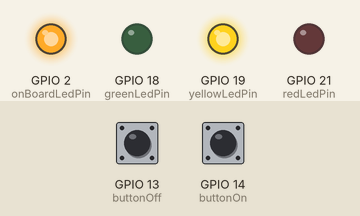
Recording of a program running on a simulated ESP32. On the bench: output pins drawn as LEDs (lit = HIGH). Inputs (shaded band) come from the test bench; at power-on: GPIO 13 (buttonOff) HIGH, GPIO 14 (buttonOn) HIGH. WiFi joins after 1.5 s; servers stay silent unless stated; uploads are accepted with an empty reply; not simulated (calls return 0 or success): auth.h; what the program prints to the serial monitor is not drawn.

Above: at 2.9 s.
3.0 s: GPIO 13 (buttonOff) pulled LOW for 0.15 s
At 3.5 s:
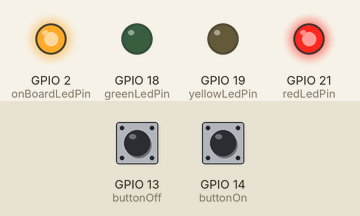
4.7 s: GPIO 14 (buttonOn) pulled LOW for 0.15 s
At 5.9 s:
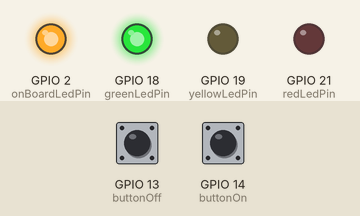
6.3 s: GPIO 13 (buttonOff) pulled LOW for 1 s
At 7.1 s:
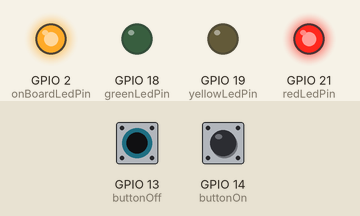
8.8 s: GPIO 14 (buttonOn) pulled LOW for 1 s
At 10.2 s:
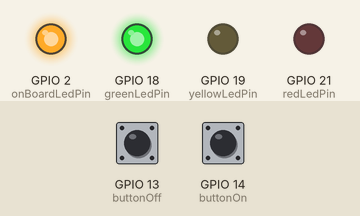
Timing chart, 0 to 11.8 s (numbered marks = the images above; inputs shaded):
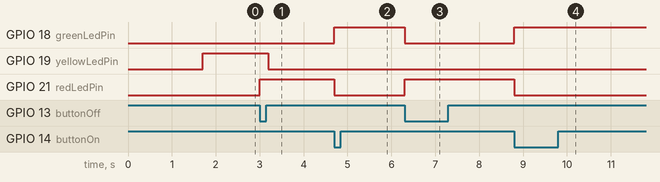

Measured:
- after the input at 3.0 s, GPIO 19 (yellowLedPin): HIGH → LOW after 0.20 s; GPIO 21 (redLedPin): LOW → HIGH at once
- after the input at 4.7 s, GPIO 18 (greenLedPin): LOW → HIGH at once; GPIO 21 (redLedPin): HIGH → LOW at once
- after the input at 6.3 s, GPIO 18 (greenLedPin): HIGH → LOW at once; GPIO 21 (redLedPin): LOW → HIGH at once
- after the input at 8.8 s, GPIO 18 (greenLedPin): LOW → HIGH at once; GPIO 21 (redLedPin): HIGH → LOW at once

The program:

main.cpp
```cpp
#include <Arduino.h>
#include <WiFi.h>
#include <HTTPClient.h>
#include <WebServer.h>
#include <ArduinoJson.h>
#include "auth.h"

// ESP32 constants
const int onBoardLedPin = 2;
const int greenLedPin = 18;
const int yellowLedPin = 19;
const int redLedPin = 21;

const int buttonOn = 14;
const int buttonOff = 13;

unsigned long debounceDelay = 50;
unsigned long lastOnPress = 0;
unsigned long lastOffPress = 0;

bool lastOnState  = HIGH;
bool lastOffState = HIGH;

// Home server endpoint
const char* serverUrl = "http://192.168.1.171:5000/api/esp32_led";

// Local ESP32 server
WebServer server(80);

// ---------------- LED State Management ----------------
void setStateLeds(bool state) {
    digitalWrite(greenLedPin, state ? LOW : HIGH);
    digitalWrite(redLedPin, state ? HIGH: LOW);
}

void setCommErrorLed(bool error) {
    digitalWrite(yellowLedPin, error ? HIGH : LOW);
}

// ---------------- WiFi ----------------

void connectWiFi() {
    Serial.print("Connecting to WiFi");
    WiFi.begin(WIFI_SSID, WIFI_PASS);

    while (WiFi.status() != WL_CONNECTED) {
        digitalWrite(onBoardLedPin, LOW);
        delay(300);
        Serial.print(".");
    }

    digitalWrite(onBoardLedPin, HIGH);
    Serial.println("\nWiFi connected!");
    Serial.print("IP address: ");
    Serial.println(WiFi.localIP());
}

void ensureWiFi() {
    if (WiFi.status() != WL_CONNECTED) {
        digitalWrite(onBoardLedPin, LOW);
        connectWiFi();
    }
}

// ---------------- Sync from server ----------------

void syncStateFromServer() {
    HTTPClient http;
    http.setTimeout(1500);
    http.begin(serverUrl);
    int code = http.GET();

    if (code == 200) {
        String payload = http.getString();
        Serial.println("Sync response: " + payload);

        StaticJsonDocument<128> doc;
        DeserializationError err = deserializeJson(doc, payload);

        if (err) {
            setCommErrorLed(true);
            Serial.print("JSON parse error: ");
            Serial.println(err.c_str());
            return;
        }

        setCommErrorLed(false);
        // Expecting: { "state": true } or { "state": false }
        bool state = doc["state"] | false;
        setStateLeds(state);
    } else {
        setCommErrorLed(true);
    }

    http.end();
}

// ---------------- Send state to server ----------------

void sendStateToServer(const char* state) {
    HTTPClient http;
    http.setTimeout(1500);
    http.begin(serverUrl);
    http.addHeader("Content-Type", "application/json");

    StaticJsonDocument<128> doc;
    doc["state"] = state;

    String body;
    serializeJson(doc, body);

    int code = http.POST(body);

    Serial.print("POST ");
    Serial.print(state);
    Serial.print(" -> ");
    Serial.println(code);

    // Communication success = 200 OK
    if (code == 200) {
        setCommErrorLed(false);   // turn OFF yellow LED
    } else {
        setCommErrorLed(true);    // turn ON yellow LED
    }

    http.end();
}


// ---------------- Receive broadcast from server ----------------

void handleLedUpdate() {
    String body = server.arg("plain");
    Serial.println("Received POST: " + body);

    StaticJsonDocument<128> doc;
    DeserializationError err = deserializeJson(doc, body);

    if (err) {
        setCommErrorLed(true);
        Serial.print("JSON parse error: ");
        Serial.println(err.c_str());
        server.send(400, "application/json", "{\"error\":\"invalid json\"}");
        return;
    }

    setCommErrorLed(false);

    const char* state = doc["state"];

    if (strcmp(state, "on") == 0) {
        setStateLeds(true);
        Serial.println("LED set to ON");
    }
    else if (strcmp(state, "off") == 0) {
        setStateLeds(false);
        Serial.println("LED set to OFF");
    }
    else {
        Serial.println("Invalid state received");
    }

    server.send(200, "application/json", "{\"success\":true}");
}

// ---------------- Setup ----------------

void setup() {
    Serial.begin(9600);
    pinMode(onBoardLedPin, OUTPUT);
    pinMode(greenLedPin, OUTPUT);
    pinMode(yellowLedPin, OUTPUT);
    pinMode(redLedPin, OUTPUT);

    pinMode(buttonOn, INPUT_PULLUP);
    pinMode(buttonOff, INPUT_PULLUP);

    connectWiFi();

    server.on("/led", HTTP_POST, handleLedUpdate);
    server.begin();

    Serial.println("Setup complete.");

    syncStateFromServer();
    Serial.println("Server synchronization complete.");
}

// ---------------- Loop ----------------

void loop() {
    ensureWiFi();
    server.handleClient();

    unsigned long now = millis();

    // Read current button states
    bool onState  = digitalRead(buttonOn);
    bool offState = digitalRead(buttonOff);

    // RED button (buttonOff)
    if (lastOffState == HIGH && offState == LOW && (now - lastOffPress > debounceDelay)) {
        setStateLeds(true);                // turn LED ON
        sendStateToServer("on");           // tell Flask to START timer
        lastOffPress = now;
        Serial.println("Red button pressed (TIMER ON)...");
    }

    // GREEN button (buttonOn)
    if (lastOnState == HIGH && onState == LOW && (now - lastOnPress > debounceDelay)) {
        setStateLeds(false);               // turn LED OFF
        sendStateToServer("off");          // tell Flask to STOP timer
        lastOnPress = now;
        Serial.println("Green button pressed (TIMER OFF)...");
    }


    // Save states for next loop
    lastOnState  = onState;
    lastOffState = offState;
}
```
